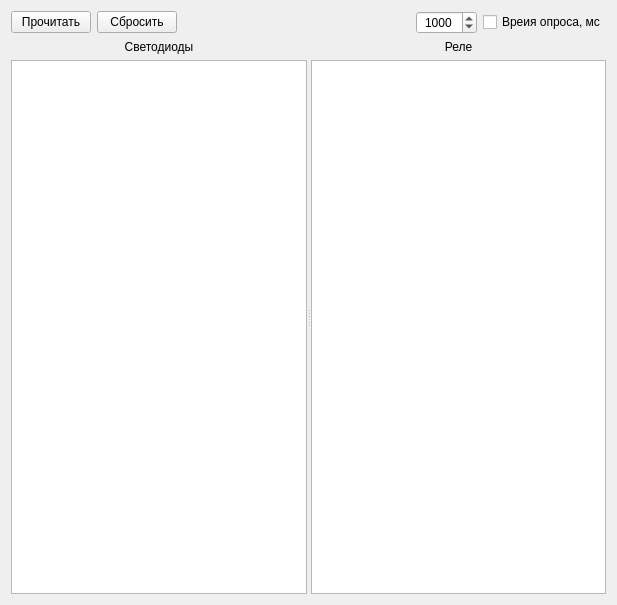
<?xml version="1.0" encoding="UTF-8"?>
<ui version="4.0">
 <class>CIndicatorState</class>
 <widget class="QWidget" name="CIndicatorState">
  <property name="geometry">
   <rect>
    <x>0</x>
    <y>0</y>
    <width>617</width>
    <height>605</height>
   </rect>
  </property>
  <property name="windowTitle">
   <string>Form</string>
  </property>
  <layout class="QVBoxLayout" name="verticalLayoutGeneral">
   <item>
    <layout class="QHBoxLayout" name="horizontalLayoutButtons">
     <item>
      <widget class="QPushButton" name="pushButtonUpdate">
       <property name="text">
        <string>Прочитать</string>
       </property>
      </widget>
     </item>
     <item>
      <widget class="QPushButton" name="pushButtonReset">
       <property name="text">
        <string>Сбросить</string>
       </property>
      </widget>
     </item>
     <item>
      <spacer name="horizontalSpacer">
       <property name="orientation">
        <enum>Qt::Horizontal</enum>
       </property>
       <property name="sizeHint" stdset="0">
        <size>
         <width>40</width>
         <height>20</height>
        </size>
       </property>
      </spacer>
     </item>
     <item>
      <widget class="QSpinBox" name="spinBoxUpdateData">
       <property name="alignment">
        <set>Qt::AlignCenter</set>
       </property>
       <property name="minimum">
        <number>100</number>
       </property>
       <property name="maximum">
        <number>10000</number>
       </property>
       <property name="singleStep">
        <number>100</number>
       </property>
       <property name="value">
        <number>1000</number>
       </property>
      </widget>
     </item>
     <item>
      <widget class="QCheckBox" name="checkBoxUpdateData">
       <property name="text">
        <string>Вреия опроса, мс</string>
       </property>
      </widget>
     </item>
    </layout>
   </item>
   <item>
    <widget class="QSplitter" name="splitterList">
     <property name="sizePolicy">
      <sizepolicy hsizetype="Expanding" vsizetype="Expanding">
       <horstretch>0</horstretch>
       <verstretch>0</verstretch>
      </sizepolicy>
     </property>
     <property name="orientation">
      <enum>Qt::Horizontal</enum>
     </property>
     <widget class="QWidget" name="layoutWidgetLed">
      <layout class="QVBoxLayout" name="verticalLayoutLed">
       <item>
        <widget class="QLabel" name="labelLed">
         <property name="sizePolicy">
          <sizepolicy hsizetype="Expanding" vsizetype="Preferred">
           <horstretch>0</horstretch>
           <verstretch>0</verstretch>
          </sizepolicy>
         </property>
         <property name="text">
          <string>Светодиоды</string>
         </property>
         <property name="scaledContents">
          <bool>true</bool>
         </property>
         <property name="alignment">
          <set>Qt::AlignCenter</set>
         </property>
        </widget>
       </item>
       <item>
        <widget class="QListWidget" name="listWidgetLed"/>
       </item>
      </layout>
     </widget>
     <widget class="QWidget" name="layoutWidgetRelay">
      <layout class="QVBoxLayout" name="verticalLayoutRelay">
       <item>
        <widget class="QLabel" name="labelRelay">
         <property name="sizePolicy">
          <sizepolicy hsizetype="Expanding" vsizetype="Preferred">
           <horstretch>0</horstretch>
           <verstretch>0</verstretch>
          </sizepolicy>
         </property>
         <property name="text">
          <string>Реле</string>
         </property>
         <property name="scaledContents">
          <bool>true</bool>
         </property>
         <property name="alignment">
          <set>Qt::AlignCenter</set>
         </property>
        </widget>
       </item>
       <item>
        <widget class="QListWidget" name="listWidgetRelay"/>
       </item>
      </layout>
     </widget>
    </widget>
   </item>
  </layout>
 </widget>
 <resources/>
 <connections/>
</ui>
